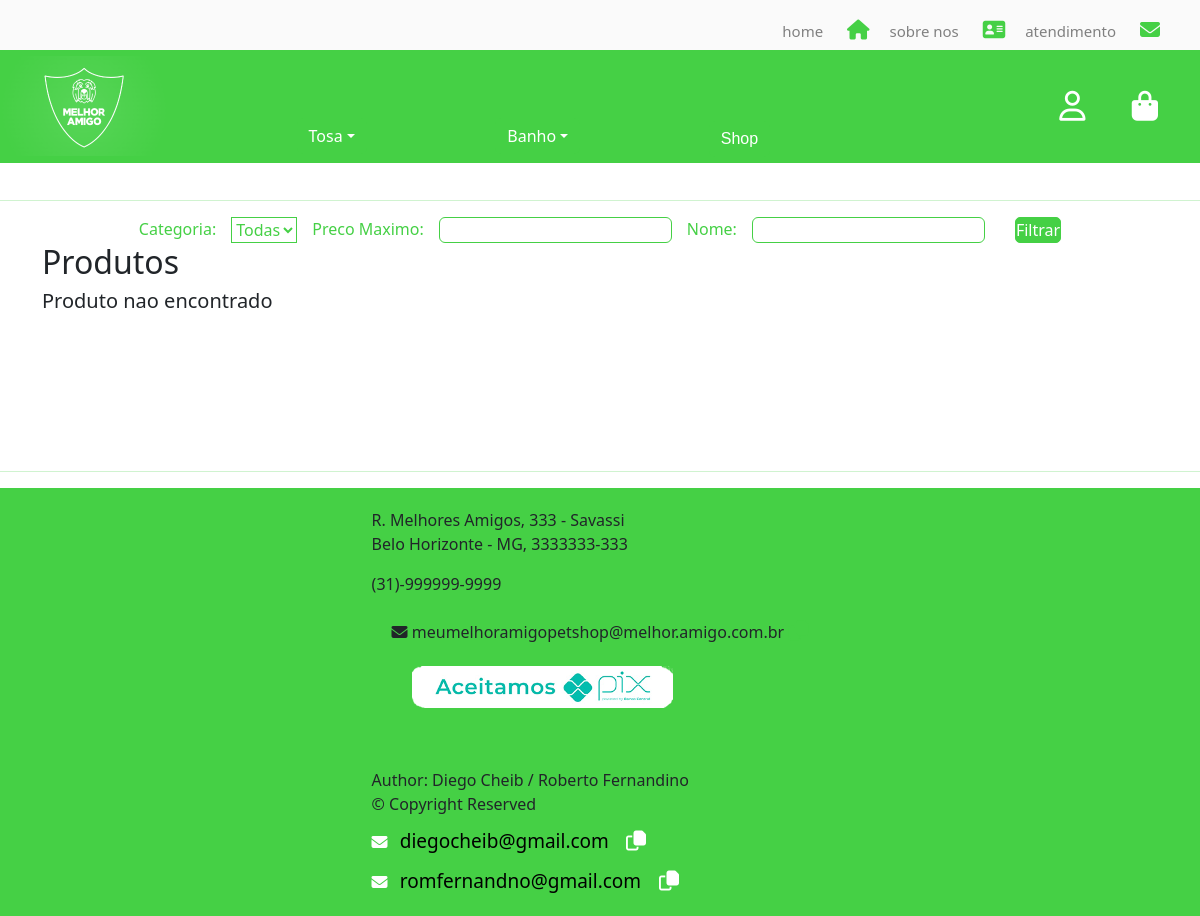
Before: /loja/ with the older database file.
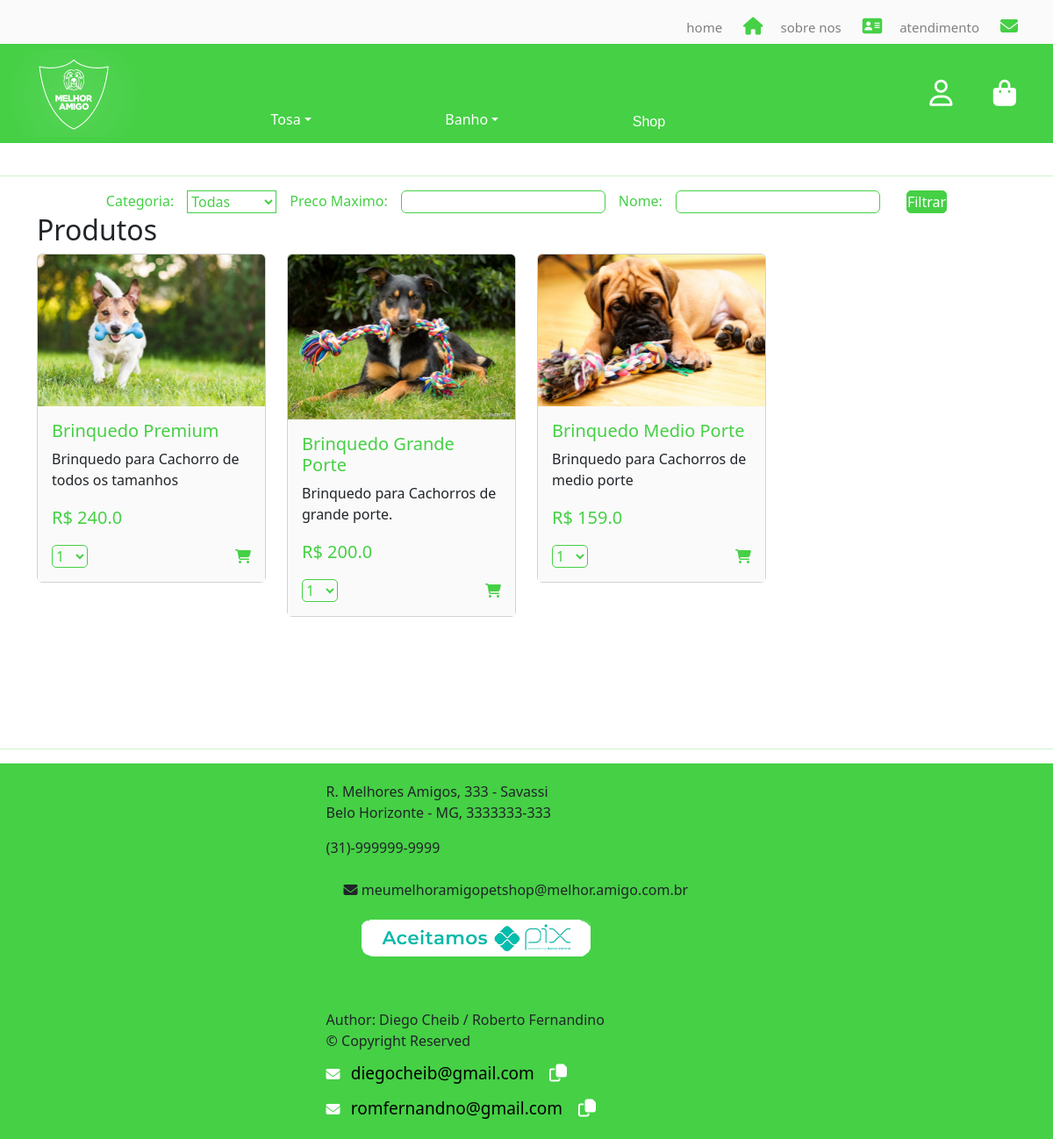
After: the same page with the newer database file.
### loja/models.py (models this page shows, shortened)
class Produto(models.Model):
    nome = models.CharField(max_length=50, default="Produto", unique=True)
    preco = models.IntegerField(default=0)  # cents
    category = models.ForeignKey(Category, on_delete=models.CASCADE, null=True)
    descricao = models.TextField()
    img = models.ImageField(upload_to=product_image_path)
    estoque = models.IntegerField(default=0, null=False, blank=False)
    def preco_em_real(self):
        return f"{(self.preco) / 100 }"

### loja/views.py (the view)
# urls.py: path('', views.lojaview, name='loja'),
def lojaview(request, *args, **kwargs):
    produtos = Produto.objects.all()
    categorias = Category.objects.all()
    categoria_id = request.GET.get("categoria")
    if categoria_id:
        produtos = produtos.filter(category=categoria_id)
    nome = request.GET.get("nome")
    if nome:
        produtos = produtos.filter(nome__icontains=nome)
    preco_max = request.GET.get("preco_max")
    if preco_max:
        produtos = produtos.filter(preco__lte=float(preco_max) * 100)
    return render(
        request,
        "loja/loja.html",
        {
            "produtos": produtos,
            "categorias": categorias,
            "nome": nome,
            "preco": preco_max,
        },
    )

### loja/templatetags/my_filters.py (called while the page is built)
@register.filter
def times(number):
    return range(1, number + 1)

### loja/templates/loja/loja.html (shortened to what this page needs)
{% extends 'index/base.html' %} {% block title %} Shop {% endblock %}
{% block content %}
{% load static %}
<hr>
{% load my_filters %}
<link rel="stylesheet" href="{% static 'loja/style.css' %}" />
<div class="container">
  <form  method="get" action="{% url 'loja:loja'%}" class="shopform">
    <label for="categoria">Categoria:</label>
    <select name="categoria" class="categoria">
      <option value="">Todas</option>
    </select>
    <label for="preco">Preco Maximo:</label>
    <input type="number" name="preco_max" step="0.1" class="input">
    <label for="nome">Nome:</label>
    <input type="text" name="nome" class="input">
    <button type="submit" class="filterbutton">Filtrar</button>
  </form>
  <h2>Produtos</h2>
  <div class="row">
    {% if produtos %}
    {% for produto in produtos %}
    <div class="col-md-3">
      <div class="card">
        <img
          src="{{ produto.img.url }}"
          alt="{{ produto.nome }}"
          class="card-img-top"
        />
        <div class="card-body">
          <h5 class="card-title">{{ produto.nome }}</h5>
          <p class="card-text">{{ produto.descricao }}</p>
          <p class="card-price">R$ {{ produto.preco_em_real }}</p>
          <form method="post" action="{% url 'loja:add-cart' produto.id %}">
            {% if produto.estoque != 0 %}
            <select name="quantidade" class="quantidade">
                {% for qtd in produto.estoque|times %}
                <option value="{{ qtd }}">{{ qtd }}</option>
                {% endfor %}
              </select>
            {% else %}
            <p> Sem estoque </p>
            {% endif %}
            <button type="submit" class="add-to-cart"> <i class="fa-solid fa-cart-shopping"></i></button>
          </form>
        </div>
      </div>
    </div>
    {% endfor %}
    {% else %}
    <div>
      <h5>Produto nao encontrado {% if nome %} <strong>{{ nome }}</strong> {% endif %}  {% if preco %} Nenhum produto com valor menor a R${{ preco }} {% endif %}</h5>
    </div>
  {% endif %}
  </div>
</div>
{% endblock %}

Changed rows visible on the page:
added Produto: img (picture), nome "Brinquedo Premium", descricao "Brinquedo para Cachorro de todos os tamanhos", preco_em_real "240.0", quantidade "1"
added Produto: img (picture), nome "Brinquedo Grande Porte", descricao "Brinquedo para Cachorros de grande porte.", preco_em_real "200.0", quantidade "1"
added Produto: img (picture), nome "Brinquedo Medio Porte", descricao "Brinquedo para Cachorros de medio porte", preco_em_real "159.0", quantidade "1"
Other visible differences:
text no longer shown: "Produto nao encontrado"
